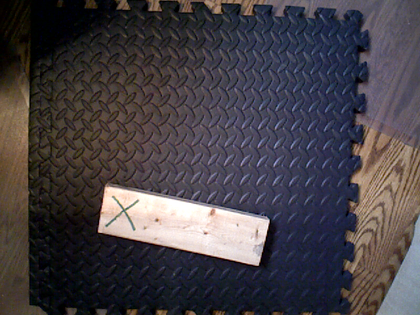
%> input picture Vision/a/rgba9.png, 420 x 315 px, shrunk from 640 x 480 before the run
$ octave yiranrun.m   (GNU Octave 9; MATLAB toolbox functions it lacks are replaced by stand-ins)
%> lines starting %> are read from the running program, lines starting %| are printed output that depends on the picture
rgba1 = imread('a/rgba9.png');
%> rgba1 is the input picture: size 315x420x3 uint8; mean R, G, B 70, 64.7, 69.8
%length of board in pixels
length = 260.0;
r = rgba1(:,:,1);
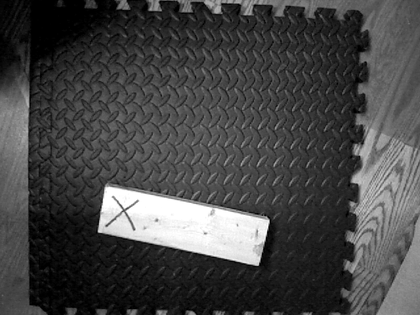
%> r: size 315x420 uint8; min 0, max 255, mean 70
g = rgba1(:,:,2);
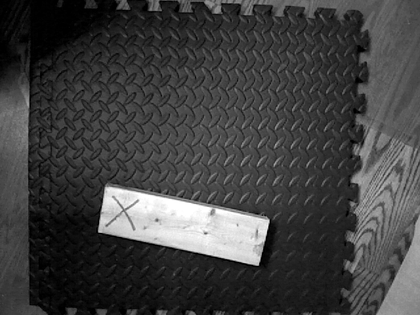
%> g: size 315x420 uint8; min 0, max 255, mean 64.7
b = rgba1(:,:,3);
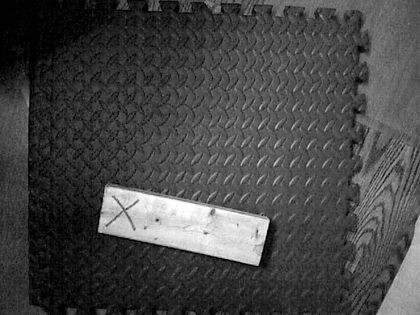
%> b: size 315x420 uint8; min 0, max 255, mean 69.8
xMin = [0 0];
xMax = [0 0];
yMin = [0 0];
yMax = [0 0];


horz = size(r(1, :));
%> horz = [1 420]
vert = size(r(:, 1));
%> vert = [315 1]

for m = 1: vert(1)
    for n = 1: horz(2)
        if  (r( m,n) > 180) && (g(m,n) > 180) && (b(m,n) > 180)
            %find left x value
              if xMin == 0
                xMin(1) = n;
                xMin(2) = m;
            elseif n < xMin(1)
                xMin(1) = n;
                xMin(2) = m;
            end
            %find right x value
            if (n > xMax(1)) && (abs(n - xMin(1)) < length)
                xMax(1) = n;
                xMax(2) = m;
            end
            %find top y value
            if yMin(2) == 0
                yMin(2) = m;
                yMin(1) = n;
            elseif m < yMin(2)
                yMin(2) = m;
                yMin(1) = n;
            end
            %find bottom y value
            if m > yMax(2) && abs(m - yMin(2)) < length
                yMax(2) = m;
                yMax(1) = n;
            end
        end
    end
end
%> after the loop, xMax = [269 221]; xMin = [100 229]; yMax = [257 265]; yMin = [110 188]

distX = (xMax(1) - xMin(1))/2;
%> distX = 84.5
distY = (yMax(2)-yMin(2))/2;
%> distY = 38.5
centroid = [xMin(1) + distX yMin(2) + distY];
%> centroid = [184.5 226.5]

xs = [xMin.' xMax.' yMin.' yMax.'];
%> xs = [100 269 110 257; 229 221 188 265]

xs = sortrows(xs.',1);
%> xs = [100 229; 110 188; 257 265; 269 221]
xs = xs.';
%> xs = [100 110 257 269; 229 188 265 221]

dist34 = sqrt((xs(1,4)-xs(1,3))^2 + (xs(2,4)- xs(2,3))^2)
%> dist34 = 45.61
dist24 = sqrt((xs(1,4)-xs(1,2))^2 + (xs(2,4)- xs(2,2))^2)
%> dist24 = 162.4


if dist34 < dist24
    m1 = (xs(1,3) + xs(1,4))/2;
%> m1 = 263
    m2 = (xs(2,3) + xs(2,4))/2;
%> m2 = 243
else
    m1 = (xs(1,2) + xs(1,4))/2;
    m2 = (xs(2,2) + xs(2,4))/2;
end

a = centroid(2) - m2;
%> a = -16.5
b = m1 - centroid(1);
%> b = 78.5


theta = atand(a/b);
%> theta = -11.87


centroid
%> centroid = [184.5 226.5]

theta
%> theta = -11.87

$ run again, with Vision/a/rgba2.png copied over Vision/a/rgba9.png
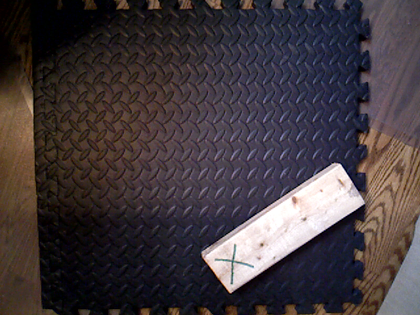
%> input picture Vision/a/rgba2.png, 420 x 315 px, shrunk from 640 x 480 before the run
%> rgba1 is the input picture: size 315x420x3 uint8; mean R, G, B 66.8, 58, 61.7
%> `g = rgba1(:,:,2);`:
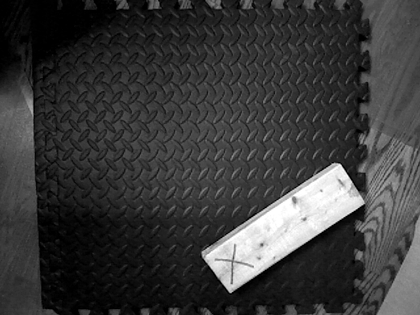
%> g: size 315x420 uint8; min 0, max 255, mean 58
%> `b = rgba1(:,:,3);`:
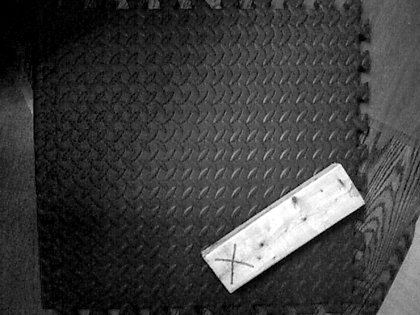
%> b: size 315x420 uint8; min 0, max 255, mean 61.7
%> horz = [1 420]
%> vert = [315 1]
%> after the loop `for m = 1: vert(1)`: xMax = [364 202]; xMin = [204 253]; yMax = [231 292]; yMin = [333 165]
%> distX = 80
%> distY = 63.5
%> `centroid = [xMin(1) + distX yMin(2) + distY];`: centroid = [284 228.5]
%> `xs = [xMin.' xMax.' yMin.' yMax.'];`: xs = [204 364 333 231; 253 202 165 292]
%> `xs = sortrows(xs.',1);`: xs = [204 253; 231 292; 333 165; 364 202]
%> `xs = xs.';`: xs = [204 231 333 364; 253 292 165 202]
%> dist34 = 48.27
%> dist24 = 160.6
%> m1 = 348.5
%> m2 = 183.5
%> a = 45
%> `b = m1 - centroid(1);`: b = 64.5
%> `theta = atand(a/b);`: theta = 34.9
%> `centroid`: centroid = [284 228.5]
%> `theta`: theta = 34.9
